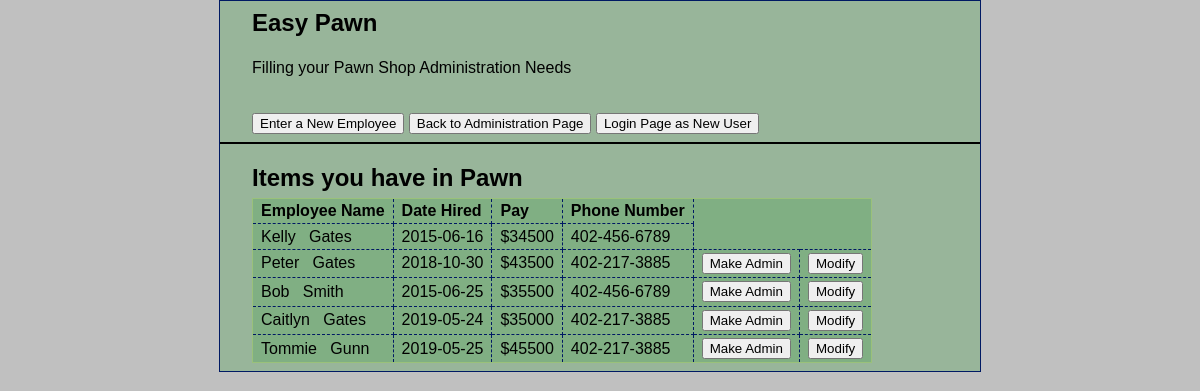
The page /index.php?action=adminProfile (signed in) on the database its author committed.
### tables this page shows
CREATE TABLE `users` (
  `userID` int(11) NOT NULL,
  `fName` varchar(50) NOT NULL,
  `lName` varchar(50) NOT NULL,
  `username` varchar(50) NOT NULL,
  `email` varchar(50) DEFAULT NULL,
  `phoneNumber` varchar(14) DEFAULT NULL,
  `password` varchar(255) NOT NULL,
  `admin` int(2) NOT NULL DEFAULT '30'
);

CREATE TABLE `employee` (
  `userID` int(11) NOT NULL,
  `hireDate` date NOT NULL,
  `salary` float NOT NULL
);

### model/DBuser.php (called while the page is built, shortened)
<?php
class DBuser {
    public static function getEmployees() {
        $db = Database::getDB();
        $query = 'select *
                    from users as u
                    JOIN employee as e
                    on u.userID = e.userID
                    where u.admin = 20 or 10';
        $statement = $db->prepare($query);
        $statement->execute();
        $results = $statement->fetchAll();
        $emps = array();
        foreach ($results as $row) {
            $emp = new employee($row['hireDate'], $row['salary'], $row['userID'], $row['fName'], $row['lName'], $row['username'], $row['email'], $row['phoneNumber'], $row['admin']);
            $emps[] = $emp;
        }
        return $emps;
    }
}

### model/user.php (called while the page is built, shortened)
<?php
class User {
    private $userID, $fName, $lName, $username, $email, $phoneNumber, $admin;
    function __construct($userID, $fName, $lName, $username, $email, $phoneNumber, $admin) {
        $this->userID = $userID;
        $this->fName = $fName;
        $this->lName = $lName;
        $this->phoneNumber = $phoneNumber;
        $this->admin = $admin;
    }
    function getUserID() {
        return $this->userID;
    }
    function getFName() {
        return $this->fName;
    }
    function getLName() {
        return $this->lName;
    }
    function getPhoneNumber() {
        return $this->phoneNumber;
    }
    function getAdmin() {
        return $this->admin;
    }
}

### model/employee.php (called while the page is built, shortened)
<?php
class employee extends User{
    private $hireDate, $salary;
    function __construct($hireDate, $salary, $userID, $fName, $lName, $username, $email, $phoneNumber, $admin) {
        $this->hireDate = $hireDate;
        $this->salary = $salary;
    }
    function getHireDate() {
        return $this->hireDate;
    }
    function getSalary() {
        return $this->salary;
    }
}

### view/adminProfile.php (the view, shortened to what this page needs)
<!DOCTYPE html>
<html>
    <head>
        <link rel="stylesheet" type="text/css" href="main.css">
    </head>
    <body>
        <header>
            <h1>Easy Pawn</h1><br>
            <p>Filling your Pawn Shop Administration Needs</p><br><br>
            <div id="userNav"><?php include 'nav.php'; ?></div>
        </header>
        <main>
            <h1>Items you have in Pawn</h1>
            <table>
                <tr>
                    <th>Employee Name</th>
                    <th>Date Hired</th>
                    <th>Pay</th>
                    <th>Phone Number</th>
                </tr>
                <?php foreach ($employees as $emp) : ?>
                    <tr>
                        <td><?php echo htmlspecialchars($emp->getFName()); ?> &nbsp; <?php echo htmlspecialchars($emp->getLName()); ?></td>
                        <td><?php echo htmlspecialchars($emp->getHireDate()); ?></td>
                        <td>$<?php echo htmlspecialchars($emp->getSalary()); ?></td>
                        <td><?php echo htmlspecialchars($emp->getPhoneNumber()); ?></td>
                        <?php if ($current !== $emp->getUserID()) { ?>
                            <td><?php if ($emp->getAdmin() == 20) { ?>
                                    <form action="index.php" method="post">
                                        <input type="submit" value="Make Admin">
                                    </form>
                                <?php } ?>
                            </td>
                            <td>
                                <form action="index.php" method="post">
                                    <input type="submit" value="Modify">
                                </form>
                            </td>
                        <?php } ?>
                    </tr>
                <?php endforeach; ?>
            </table>
        </main>
    </body>
</html>

### main.css (style rules this page uses)
html { background-color: #C0C0C0; }
body { margin-top: 0; font-family: Arial, Helvetica, sans-serif; width: 760px; margin: 0 auto; background-color: #98b59a; border: 1px solid #001963; }
header { margin: 0; border-bottom: 2px solid black; padding: .5em 2em; }
header h1 { color: black; margin: 0; padding: 0; }
header p { margin: 0; padding: .25em 0 0 0; }
main { margin: 0; padding: .5em 2em ; }
h1 { font-size: 150%; margin: 0; padding: .5em 0 .25em; }
h1, h2 { color: black; }
p { margin: .5em 0 .5em 0; padding: 0; }
table { border: 1px solid #9ac17a; border-collapse: collapse; background-color: #80af83; }
td, th { border: 1px dashed #001963; padding: .2em .5em .2em .5em; text-align: left; }
form { margin: 0; }

### rows shown on the page
users: fName "Kelly", lName "Gates", employee.hireDate "2015-06-16", employee.salary "34500", phoneNumber "402-456-6789"
users: fName "Peter", lName "Gates", employee.hireDate "2018-10-30", employee.salary "43500", phoneNumber "402-217-3885"
users: fName "Bob", lName "Smith", employee.hireDate "2015-06-25", employee.salary "35500", phoneNumber "402-456-6789"
users: fName "Caitlyn", lName "Gates", employee.hireDate "2019-05-24", employee.salary "35000", phoneNumber "402-217-3885"
users: fName "Tommie", lName "Gunn", employee.hireDate "2019-05-25", employee.salary "45500", phoneNumber "402-217-3885"
